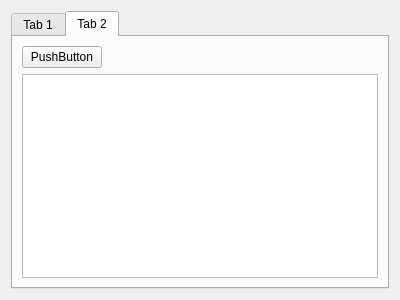
<?xml version="1.0" encoding="UTF-8"?>
<ui version="4.0">
 <class>dbDialog</class>
 <widget class="QDialog" name="dbDialog">
  <property name="geometry">
   <rect>
    <x>0</x>
    <y>0</y>
    <width>400</width>
    <height>300</height>
   </rect>
  </property>
  <property name="windowTitle">
   <string>Dialog</string>
  </property>
  <layout class="QHBoxLayout" name="horizontalLayout">
   <item>
    <widget class="QTabWidget" name="tabWidget">
     <property name="currentIndex">
      <number>1</number>
     </property>
     <widget class="QWidget" name="tab">
      <attribute name="title">
       <string>Tab 1</string>
      </attribute>
      <layout class="QVBoxLayout" name="verticalLayout_2">
       <item>
        <layout class="QHBoxLayout" name="horizontalLayout_3">
         <item>
          <widget class="QPushButton" name="merch_add">
           <property name="text">
            <string>PushButton</string>
           </property>
          </widget>
         </item>
         <item>
          <spacer name="horizontalSpacer_2">
           <property name="orientation">
            <enum>Qt::Horizontal</enum>
           </property>
           <property name="sizeHint" stdset="0">
            <size>
             <width>40</width>
             <height>20</height>
            </size>
           </property>
          </spacer>
         </item>
        </layout>
       </item>
       <item>
        <widget class="QTableView" name="merch_tableView"/>
       </item>
      </layout>
     </widget>
     <widget class="QWidget" name="tab_2">
      <attribute name="title">
       <string>Tab 2</string>
      </attribute>
      <layout class="QVBoxLayout" name="verticalLayout">
       <item>
        <layout class="QHBoxLayout" name="horizontalLayout_2">
         <item>
          <widget class="QPushButton" name="customer_add">
           <property name="text">
            <string>PushButton</string>
           </property>
          </widget>
         </item>
         <item>
          <spacer name="horizontalSpacer">
           <property name="orientation">
            <enum>Qt::Horizontal</enum>
           </property>
           <property name="sizeHint" stdset="0">
            <size>
             <width>40</width>
             <height>20</height>
            </size>
           </property>
          </spacer>
         </item>
        </layout>
       </item>
       <item>
        <widget class="QTableView" name="customer_tableView"/>
       </item>
      </layout>
     </widget>
    </widget>
   </item>
  </layout>
 </widget>
 <resources/>
 <connections/>
</ui>
